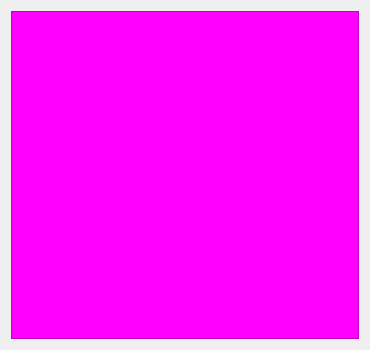
<?xml version="1.0" encoding="UTF-8"?>
<ui version="4.0">
 <class>Form</class>
 <widget class="QWidget" name="Form">
  <property name="geometry">
   <rect>
    <x>0</x>
    <y>0</y>
    <width>370</width>
    <height>350</height>
   </rect>
  </property>
  <property name="windowTitle">
   <string>Form</string>
  </property>
  <layout class="QVBoxLayout" name="verticalLayout">
   <item>
    <widget class="QFrame" name="frame">
     <property name="styleSheet">
      <string notr="true">background-color: magenta;</string>
     </property>
     <property name="frameShape">
      <enum>QFrame::StyledPanel</enum>
     </property>
     <property name="frameShadow">
      <enum>QFrame::Raised</enum>
     </property>
    </widget>
   </item>
  </layout>
 </widget>
 <resources/>
 <connections/>
</ui>
